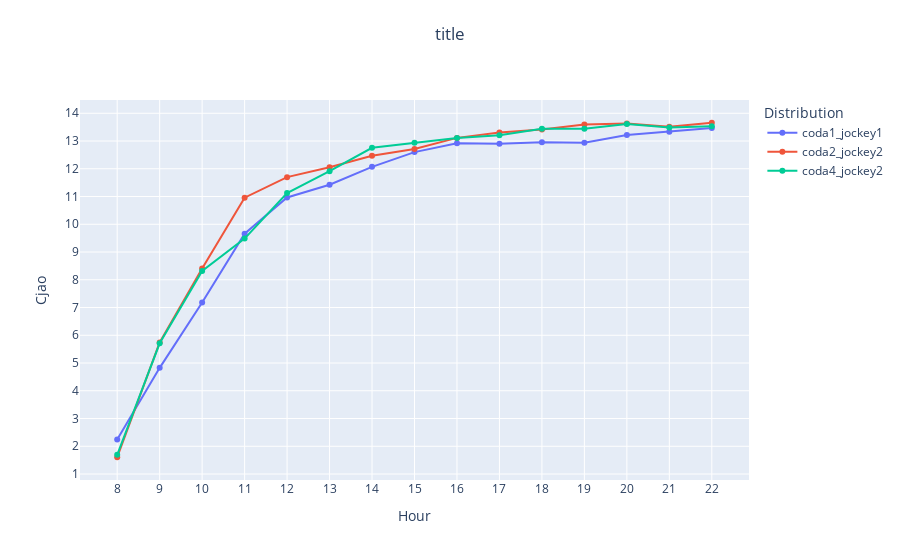

The notebook cell this image was saved under:
### Code cell
# Average waiting time
normalize = False

fig =  go.Figure()

fig = add_simulation_to_plot(fig, df_simulations, 'coda1_jockey1', "Avg_waiting_times_standard", normalize=normalize)
fig = add_simulation_to_plot(fig, df_simulations, 'coda2_jockey2', "Avg_waiting_times_standard", normalize=normalize)
fig = add_simulation_to_plot(fig, df_simulations, 'coda4_jockey2', "Avg_waiting_times_standard", normalize=normalize)


fig = decorate_figure(fig,
    title="Average waiting time",
    y_axis_title="Value", dtick=1)
fig = fig.update_layout(
        title={
            'text': "title" ,
            'y':0.95,
            'x':0.5,
            'xanchor': 'center',
            'yanchor': 'top'},
        xaxis_title="Hour",
        yaxis_title="Cjao",
        legend_title="Distribution",
    )

fig.show()

### Figure 1 — Plotly figure (JSON) as saved in the notebook; plotly's stock layout.template omitted (floating-point values rounded to 4 significant figures)
{"data": [{"mode": "lines+markers", "name": "coda1_jockey1", "type": "scatter", "x": [8, 9, 10, 11, 12, 13, 14, 15, 16, 17, 18, 19, 20, 21, 22], "y": [2.245, 4.826, 7.18, 9.661, 10.97, 11.43, 12.07, 12.6, 12.92, 12.9, 12.96, 12.94, 13.22, 13.33, 13.47]}, {"mode": "lines+markers", "name": "coda2_jockey2", "type": "scatter", "x": [8, 9, 10, 11, 12, 13, 14, 15, 16, 17, 18, 19, 20, 21, 22], "y": [1.604, 5.741, 8.408, 10.96, 11.7, 12.05, 12.47, 12.71, 13.11, 13.31, 13.42, 13.59, 13.63, 13.51, 13.66]}, {"mode": "lines+markers", "name": "coda4_jockey2", "type": "scatter", "x": [8, 9, 10, 11, 12, 13, 14, 15, 16, 17, 18, 19, 20, 21, 22], "y": [1.693, 5.711, 8.314, 9.485, 11.13, 11.91, 12.76, 12.93, 13.11, 13.21, 13.44, 13.44, 13.61, 13.49, 13.53]}], "layout": {"legend": {"title": {"text": "Distribution"}}, "title": {"text": "title", "x": 0.5, "xanchor": "center", "y": 0.95, "yanchor": "top"}, "xaxis": {"dtick": 1, "tick0": 0, "tickmode": "linear", "title": {"text": "Hour"}}, "yaxis": {"dtick": 1, "tick0": 0, "tickmode": "linear", "title": {"text": "Cjao"}}}}
